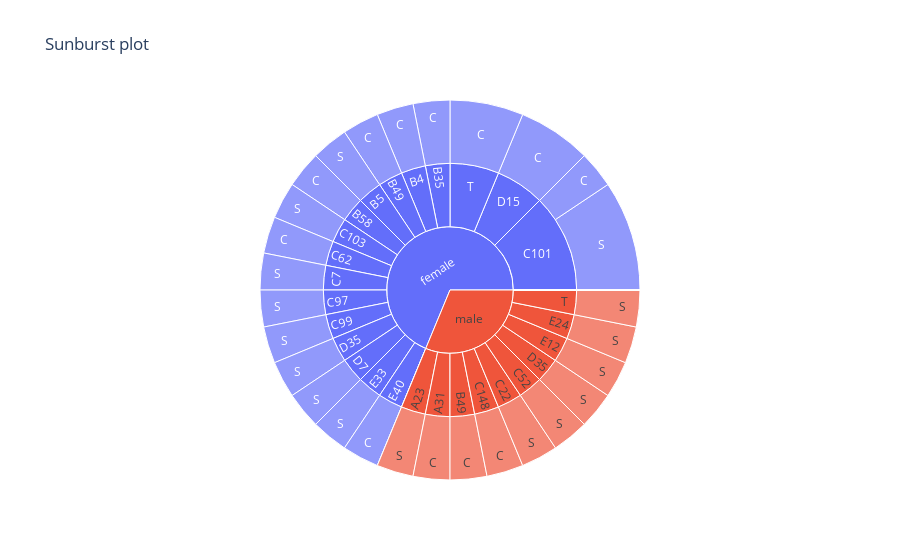

The notebook cell this image was saved under:
### Code cell
df = pd.read_csv('../DAVI Dataset/titanic-davi.csv')
import plotly.express as px
print(df.head())

fig = px.sunburst(df, path=["sex", "cabin","embarked"], values = "survived", title = "Sunburst plot")

fig.show()

### Figure 1 — Plotly figure (JSON) as saved in the notebook; plotly's stock layout.template omitted (floating-point values rounded to 4 significant figures)
{"data": [{"branchvalues": "total", "domain": {"x": [0, 1], "y": [0, 1]}, "hovertemplate": "labels=%{label}<br>survived=%{value}<br>parent=%{parent}<br>id=%{id}<extra></extra>", "ids": ["male/A31/C", "male/B10/C", "female/B35/C", "female/B4/C", "female/B49/C", "male/B49/C", "female/B58/C", "male/B58/C", "female/C101/C", "male/C101/C", "male/C148/C", "male/C6/C", "female/C62/C", "male/C62/C", "female/D15/C", "female/E40/C", "female/T/C", "male/T/C", "male/A21/S", "male/A23/S", "male/A36/S", "male/B38/S", "female/B5/S", "female/C101/S", "male/C101/S", "female/C103/S", "female/C22/S", "male/C22/S", "male/C52/S", "female/C7/S", "female/C97/S", "female/C99/S", "male/D22/S", "female/D35/S", "male/D35/S", "female/D7/S", "male/E12/S", "male/E24/S", "female/E33/S", "male/T/S", "male/A21", "male/A23", "male/A31", "male/A36", "male/B10", "female/B35", "male/B38", "female/B4", "female/B49", "male/B49", "female/B5", "female/B58", "male/B58", "female/C101", "male/C101", "female/C103", "male/C148", "female/C22", "male/C22", "male/C52", "male/C6", "female/C62", "male/C62", "female/C7", "female/C97", "female/C99", "female/D15", "male/D22", "female/D35", "male/D35", "female/D7", "male/E12", "male/E24", "female/E33", "female/E40", "female/T", "male/T", "female", "male"], "labels": ["C", "C", "C", "C", "C", "C", "C", "C", "C", "C", "C", "C", "C", "C", "C", "C", "C", "C", "S", "S", "S", "S", "S", "S", "S", "S", "S", "S", "S", "S", "S", "S", "S", "S", "S", "S", "S", "S", "S", "S", "A21", "A23", "A31", "A36", "B10", "B35", "B38", "B4", "B49", "B49", "B5", "B58", "B58", "C101", "C101", "C103", "C148", "C22", "C22", "C52", "C6", "C62", "C62", "C7", "C97", "C99", "D15", "D22", "D35", "D35", "D7", "E12", "E24", "E33", "E40", "T", "T", "female", "male"], "name": "", "parents": ["male/A31", "male/B10", "female/B35", "female/B4", "female/B49", "male/B49", "female/B58", "male/B58", "female/C101", "male/C101", "male/C148", "male/C6", "female/C62", "male/C62", "female/D15", "female/E40", "female/T", "male/T", "male/A21", "male/A23", "male/A36", "male/B38", "female/B5", "female/C101", "male/C101", "female/C103", "female/C22", "male/C22", "male/C52", "female/C7", "female/C97", "female/C99", "male/D22", "female/D35", "male/D35", "female/D7", "male/E12", "male/E24", "female/E33", "male/T", "male", "male", "male", "male", "male", "female", "male", "female", "female", "male", "female", "female", "male", "female", "male", "female", "male", "female", "male", "male", "male", "female", "male", "female", "female", "female", "female", "male", "female", "male", "female", "male", "male", "female", "female", "female", "male", "", ""], "type": "sunburst", "values": [1, 0, 1, 1, 1, 1, 1, 0, 1, 0, 1, 0, 1, 0, 2, 1, 2, 0, 0, 1, 0, 0, 1, 3, 0, 1, 0, 1, 1, 1, 1, 1, 0, 1, 1, 1, 1, 1, 1, 1, 0, 1, 1, 0, 0, 1, 0, 1, 1, 1, 1, 1, 0, 4, 0, 1, 1, 0, 1, 1, 0, 1, 0, 1, 1, 1, 2, 0, 1, 1, 1, 1, 1, 1, 1, 2, 1, 22, 10]}], "layout": {"legend": {"tracegroupgap": 0}, "title": {"text": "Sunburst plot"}}}
